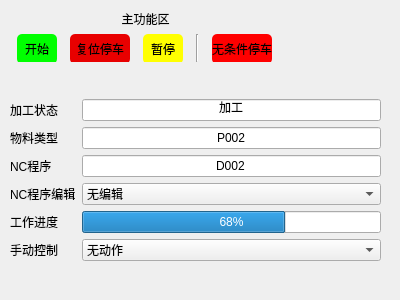
<?xml version="1.0" encoding="UTF-8"?>
<ui version="4.0">
 <class>Miller</class>
 <widget class="QWidget" name="Miller">
  <property name="geometry">
   <rect>
    <x>0</x>
    <y>0</y>
    <width>400</width>
    <height>300</height>
   </rect>
  </property>
  <property name="windowTitle">
   <string>铣床</string>
  </property>
  <widget class="QWidget" name="verticalLayoutWidget_6">
   <property name="geometry">
    <rect>
     <x>10</x>
     <y>80</y>
     <width>371</width>
     <height>201</height>
    </rect>
   </property>
   <layout class="QVBoxLayout" name="verticalLayout_6">
    <item>
     <layout class="QGridLayout" name="gridLayout_5">
      <item row="3" column="1">
       <widget class="QComboBox" name="comboBox_2">
        <item>
         <property name="text">
          <string>无编辑</string>
         </property>
        </item>
        <item>
         <property name="text">
          <string>导入</string>
         </property>
        </item>
        <item>
         <property name="text">
          <string>导出</string>
         </property>
        </item>
        <item>
         <property name="text">
          <string>编辑</string>
         </property>
        </item>
       </widget>
      </item>
      <item row="3" column="0">
       <widget class="QLabel" name="label_30">
        <property name="text">
         <string>NC程序编辑</string>
        </property>
       </widget>
      </item>
      <item row="4" column="1">
       <widget class="QProgressBar" name="pgbMainLathe">
        <property name="enabled">
         <bool>true</bool>
        </property>
        <property name="value">
         <number>68</number>
        </property>
       </widget>
      </item>
      <item row="2" column="0">
       <widget class="QLabel" name="label_25">
        <property name="text">
         <string>NC程序</string>
        </property>
       </widget>
      </item>
      <item row="1" column="1">
       <widget class="QLineEdit" name="lineEdit_12">
        <property name="text">
         <string>P002</string>
        </property>
        <property name="alignment">
         <set>Qt::AlignCenter</set>
        </property>
       </widget>
      </item>
      <item row="1" column="0">
       <widget class="QLabel" name="label_26">
        <property name="text">
         <string>物料类型</string>
        </property>
       </widget>
      </item>
      <item row="2" column="1">
       <widget class="QLineEdit" name="lineEdit_11">
        <property name="text">
         <string>D002</string>
        </property>
        <property name="alignment">
         <set>Qt::AlignCenter</set>
        </property>
       </widget>
      </item>
      <item row="0" column="1">
       <widget class="QLineEdit" name="lineEdit_10">
        <property name="text">
         <string>加工</string>
        </property>
        <property name="alignment">
         <set>Qt::AlignCenter</set>
        </property>
       </widget>
      </item>
      <item row="4" column="0">
       <widget class="QLabel" name="label_28">
        <property name="text">
         <string>工作进度</string>
        </property>
       </widget>
      </item>
      <item row="0" column="0">
       <widget class="QLabel" name="label_24">
        <property name="text">
         <string>加工状态</string>
        </property>
       </widget>
      </item>
      <item row="5" column="0">
       <widget class="QLabel" name="label_29">
        <property name="text">
         <string>手动控制</string>
        </property>
       </widget>
      </item>
      <item row="5" column="1">
       <widget class="QComboBox" name="comboBox_3">
        <item>
         <property name="text">
          <string>无动作</string>
         </property>
        </item>
        <item>
         <property name="text">
          <string>动作1</string>
         </property>
        </item>
        <item>
         <property name="text">
          <string>动作2</string>
         </property>
        </item>
       </widget>
      </item>
     </layout>
    </item>
   </layout>
  </widget>
  <widget class="QWidget" name="verticalLayoutWidget">
   <property name="geometry">
    <rect>
     <x>10</x>
     <y>10</y>
     <width>271</width>
     <height>52</height>
    </rect>
   </property>
   <layout class="QVBoxLayout" name="verticalLayout">
    <item>
     <widget class="QLabel" name="label">
      <property name="text">
       <string>主功能区</string>
      </property>
      <property name="alignment">
       <set>Qt::AlignCenter</set>
      </property>
     </widget>
    </item>
    <item>
     <layout class="QHBoxLayout" name="horizontalLayout_4">
      <item>
       <widget class="QPushButton" name="pbStart">
        <property name="minimumSize">
         <size>
          <width>0</width>
          <height>30</height>
         </size>
        </property>
        <property name="maximumSize">
         <size>
          <width>40</width>
          <height>30</height>
         </size>
        </property>
        <property name="styleSheet">
         <string notr="true">border-radius:5px; 
background-color: rgb(0, 255, 0);</string>
        </property>
        <property name="text">
         <string>开始</string>
        </property>
       </widget>
      </item>
      <item>
       <widget class="QPushButton" name="pbStop">
        <property name="minimumSize">
         <size>
          <width>0</width>
          <height>30</height>
         </size>
        </property>
        <property name="maximumSize">
         <size>
          <width>60</width>
          <height>30</height>
         </size>
        </property>
        <property name="styleSheet">
         <string notr="true">border-radius:5px; 
background-color: rgb(232, 0, 0)</string>
        </property>
        <property name="text">
         <string>复位停车</string>
        </property>
       </widget>
      </item>
      <item>
       <widget class="QPushButton" name="pbPause">
        <property name="minimumSize">
         <size>
          <width>0</width>
          <height>30</height>
         </size>
        </property>
        <property name="maximumSize">
         <size>
          <width>40</width>
          <height>16777215</height>
         </size>
        </property>
        <property name="styleSheet">
         <string notr="true">border-radius:5px;   
background-color: rgb(255, 255, 0);</string>
        </property>
        <property name="text">
         <string>暂停</string>
        </property>
       </widget>
      </item>
      <item>
       <widget class="Line" name="line_8">
        <property name="orientation">
         <enum>Qt::Vertical</enum>
        </property>
       </widget>
      </item>
      <item>
       <widget class="QPushButton" name="pbScram">
        <property name="sizePolicy">
         <sizepolicy hsizetype="Fixed" vsizetype="Fixed">
          <horstretch>0</horstretch>
          <verstretch>0</verstretch>
         </sizepolicy>
        </property>
        <property name="minimumSize">
         <size>
          <width>0</width>
          <height>30</height>
         </size>
        </property>
        <property name="maximumSize">
         <size>
          <width>60</width>
          <height>16777215</height>
         </size>
        </property>
        <property name="styleSheet">
         <string notr="true">border-radius:5px;   
background-color: rgb(255, 0, 0);</string>
        </property>
        <property name="text">
         <string>无条件停车</string>
        </property>
       </widget>
      </item>
     </layout>
    </item>
   </layout>
  </widget>
 </widget>
 <resources/>
 <connections/>
</ui>
